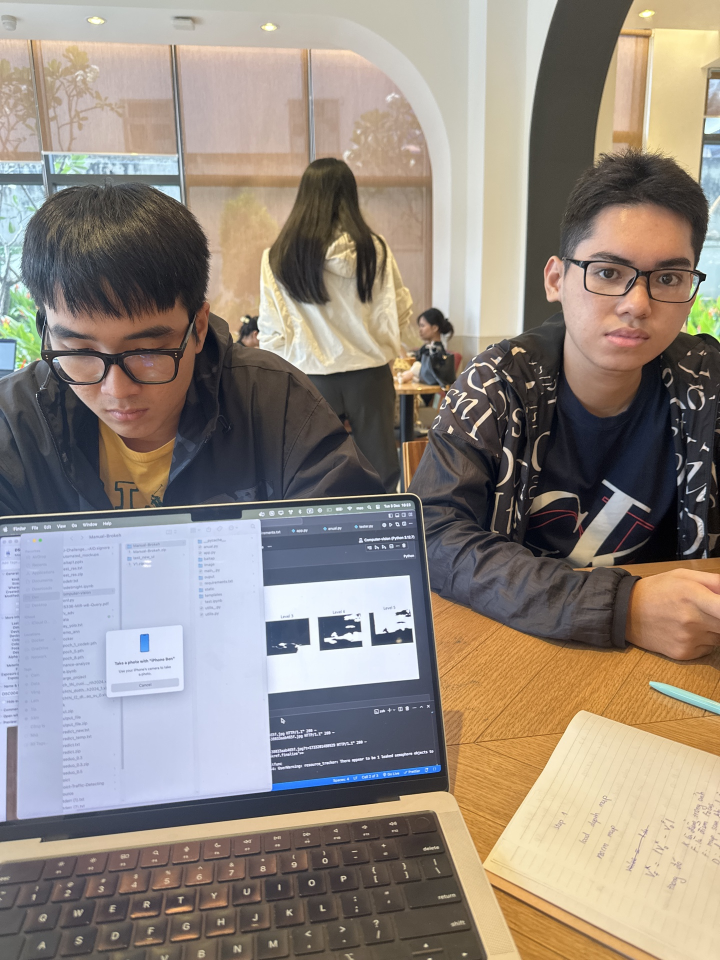
#> input picture Image.jpeg, 1440 x 1920 px, found by its file name (shown at 1/2 size)
$ jupyter execute --allow-errors test.ipynb
#> lines starting #> are read from the running program, lines starting #| are printed output that depends on the picture
[cell 1]
import cv2
import matplotlib.pyplot as plt

import cv2
import torch
import numpy as np

import numpy as np
import pydensecrf.densecrf as dcrf

# [118 lines left out: functions apply_crf, load_model, depth_map, depth_transform, blur, not called in this run]


# Đường dẫn đến ảnh đầu vào
image_path = "/Users/mac/Dev/Computer-vision/Manual-Brokeh/Image.jpeg"  # Thay bằng đường dẫn ảnh của bạn

# Load ảnh
image = cv2.imread(image_path)
#> image is the input picture: shape (1920, 1440, 3); mean B, G, R 127.1, 135.9, 146.1

# Kiểm tra nếu ảnh không tồn tại
if image is None:
    print("Image not found! Please check the path.")
    exit()

# Resize ảnh (tùy chọn, để tăng tốc xử lý)
image = cv2.resize(image, (640, 480))  # Thay đổi kích thước nếu cần
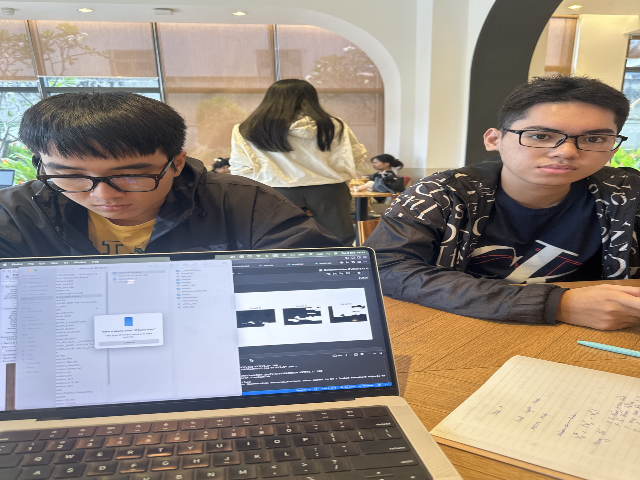
#> image: shape (480, 640, 3); mean B, G, R 127, 135.9, 146.1

# Load model MiDaS
#> (the rest of this cell did not finish here and is left out)

[cell 2]
import cv2
import numpy as np
import matplotlib.pyplot as plt

# [37 lines left out: functions generate_depth_levels_and_masks, visualize_depth_levels, not called in this run]

# Load hoặc tính toán depth map
# Thay depth_map bằng bản đồ độ sâu của bạn
image = cv2.imread(image_path)
image = cv2.resize(image, (640, 480))  # Resize nếu cần
#> (the rest of this cell did not finish here and is left out)

[cell 3]
import matplotlib.pyplot as plt
import cv2
import numpy as np

# [40 lines left out: function display_blurred_masks, not called in this run]

# Example usage
image = cv2.imread(image_path)
image = cv2.resize(image, (640, 480))  # Resize if needed
#> (the rest of this cell did not finish here and is left out)

[cell 4]
import matplotlib.pyplot as plt
import cv2
import numpy as np

# [72 lines left out: function display_blurred_masks_and_final, not called in this run]

# Example usage
image = cv2.imread(image_path)
image = cv2.resize(image, (640, 480))  # Resize if needed
#> (the rest of this cell did not finish here and is left out)

[cell 5]
import matplotlib.pyplot as plt
import cv2
import numpy as np

# [74 lines left out: function display_blurred_masks_and_final_with_kernel, not called in this run]
image_path = "/Users/mac/Dev/Computer-vision/Manual-Brokeh/Image.jpeg"
# Example usage
image = cv2.imread(image_path)
image = cv2.resize(image, (640, 480))  # Resize if needed
#> (the rest of this cell did not finish here and is left out)

#> (a cell that did not finish here is left out)

[cell 7]
# [89 lines left out: function display_blurred_masks_and_final_with_brightened_non_focus, not called in this run]

# Example usage
# image_path = "path_to_your_image.jpg"
image = cv2.imread(image_path)
image = cv2.resize(image, (640, 480))  # Resize if needed
#> (the rest of this cell did not finish here and is left out)

[cell 8]
import torch
import segmentation_models_pytorch as smp

# Khởi tạo mô hình
#> (the rest of this cell did not finish here and is left out)

[cell 9]
import cv2 as cv
im = cv.imread("/Users/mac/Dev/Computer-vision/Manual-Brokeh/Image.jpeg")
# OpenCV trả về BGR, thường ta cần chuyển sang RGB trước khi đưa vào model
im = cv.cvtColor(im, cv.COLOR_BGR2RGB)
import albumentations as A
from albumentations.pytorch import ToTensorV2

#> (the rest of this cell did not finish here and is left out)
